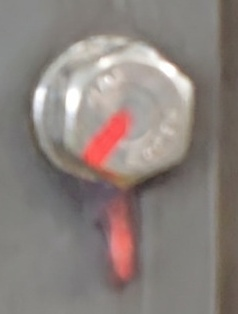
#> input picture data/images/loose/000051_loose_collage_00006_1_2_00006_05_IMG_20260109_104101__loose__ppb__bbox_crop_reviewed_v2__v08_joint_006.jpg, 238 x 314 px
$ python -i color_marking_detector.py   (imports and definitions only)
#> lines starting #> are read from the running program, lines starting #| are printed output that depends on the picture; after the words box and inside, x2 and y2 are one past the last pixel; in counts of white or black regions, pixels touching at a corner belong together
#!/usr/bin/env python3
"""
Color-prior bolt marking detector.

This baseline does not use SAM3 to segment the red anti-loosening mark. It
extracts red paint with conservative color rules, then classifies the mark
geometry as normal / loose / unknown.
"""

from __future__ import annotations

import argparse
import json
import math
from dataclasses import dataclass, asdict
from pathlib import Path
from typing import Dict, List, Literal, Optional, Tuple

import cv2
import numpy as np
import pandas as pd
from scipy.ndimage import distance_transform_edt
from skimage.morphology import skeletonize
from sklearn.metrics import classification_report, confusion_matrix


Label = Literal["normal", "loose", "unknown"]


@dataclass
class ColorDetectionResult:
    image_id: str
    prediction: Label
    confidence: float
    red_mask: Optional[np.ndarray] = None
    cleaned_mask: Optional[np.ndarray] = None
    features: Optional[Dict] = None
    error: Optional[str] = None
    true_label: Optional[str] = None


class ColorMarkingDetector:
    """Detect red marking lines using color and simple geometry."""

    def __init__(
        self,
        min_area_ratio: float = 0.00025,
        min_area_px: int = 25,
        min_component_area: int = 10,
    ):
        self.min_area_ratio = min_area_ratio
        self.min_area_px = min_area_px
        self.min_component_area = min_component_area

    def segment_red_mark(self, image_bgr: np.ndarray) -> Tuple[np.ndarray, np.ndarray]:
        """Return raw and cleaned binary red masks."""
        hsv = cv2.cvtColor(image_bgr, cv2.COLOR_BGR2HSV)
        lab = cv2.cvtColor(image_bgr, cv2.COLOR_BGR2LAB)
        b, g, r = cv2.split(image_bgr)

        # Hue wraps around for red. Keep saturation/value thresholds moderate
        # because the paint can be dark, scratched, or overexposed.
        red_low = cv2.inRange(hsv, np.array([0, 35, 25]), np.array([14, 255, 255]))
        red_high = cv2.inRange(hsv, np.array([165, 35, 25]), np.array([179, 255, 255]))
        hsv_mask = cv2.bitwise_or(red_low, red_high)

        # Complement HSV with channel-excess tests. This catches dull red paint
        # whose hue becomes unstable on reflective metal.
        rg_excess = (r.astype(np.int16) - g.astype(np.int16)) > 18
        rb_excess = (r.astype(np.int16) - b.astype(np.int16)) > 12
        red_dominant = (r > 55) & rg_excess & rb_excess

        # LAB a-channel is high for red/magenta. It is useful on low-saturation
        # crops where HSV alone misses thin paint.
        a_channel = lab[:, :, 1]
        lab_red = (a_channel > 145) & (r > 45) & (r.astype(np.int16) > g.astype(np.int16) + 10)

        raw = ((hsv_mask > 0) | red_dominant | lab_red).astype(np.uint8)

        # Remove tiny sensor/color specks, then reconnect small gaps in a thin
        # marking stroke without growing it into the metal texture.
        kernel_small = cv2.getStructuringElement(cv2.MORPH_ELLIPSE, (3, 3))
        cleaned = cv2.morphologyEx(raw, cv2.MORPH_OPEN, kernel_small)
        cleaned = cv2.morphologyEx(cleaned, cv2.MORPH_CLOSE, kernel_small)

        # A short directional-agnostic dilation helps broken paint strokes remain
        # measurable as a single geometric object while preserving disconnected
        # loose marks at larger gaps.
        cleaned = cv2.dilate(cleaned, kernel_small, iterations=1)
        cleaned = cv2.morphologyEx(cleaned, cv2.MORPH_CLOSE, kernel_small)

        cleaned = self._filter_components(cleaned)
        return raw, cleaned

    def _filter_components(self, mask: np.ndarray) -> np.ndarray:
        n, labels, stats, _ = cv2.connectedComponentsWithStats(mask.astype(np.uint8), 8)
        out = np.zeros_like(mask, dtype=np.uint8)
        for idx in range(1, n):
            area = int(stats[idx, cv2.CC_STAT_AREA])
            if area >= self.min_component_area:
                out[labels == idx] = 1
        return out

    @staticmethod
    def _pca(points_xy: np.ndarray) -> Dict:
        if len(points_xy) < 3:
            return {
                "angle": 0.0,
                "linearity": 0.0,
                "center": points_xy.mean(axis=0).tolist() if len(points_xy) else [0.0, 0.0],
                "major": 0.0,
                "minor": 0.0,
            }
        center = points_xy.mean(axis=0)
        centered = points_xy - center
        cov = np.cov(centered.T)
        vals, vecs = np.linalg.eigh(cov)
        order = np.argsort(vals)[::-1]
        vals = vals[order]
        vec = vecs[:, order[0]]
        angle = math.atan2(float(vec[1]), float(vec[0]))
        denom = float(vals[0] + vals[1] + 1e-8)
        return {
            "angle": angle,
            "linearity": float(vals[0] / denom),
            "center": center.tolist(),
            "major": float(math.sqrt(max(vals[0], 0.0))),
            "minor": float(math.sqrt(max(vals[1], 0.0))),
        }

    @staticmethod
    def _angle_diff(a: float, b: float) -> float:
        diff = abs(a - b) % math.pi
        return float(min(diff, math.pi - diff))

    def compute_features(self, mask: np.ndarray, image_shape: Tuple[int, int, int]) -> Dict:
        h, w = image_shape[:2]
        image_area = h * w
        red_area = int(mask.sum())
        min_area = max(self.min_area_px, int(image_area * self.min_area_ratio))

        features: Dict = {
            "image_h": h,
            "image_w": w,
            "red_area": red_area,
            "red_area_ratio": float(red_area / max(image_area, 1)),
            "min_area": min_area,
            "has_mark": red_area >= min_area,
            "component_count": 0,
            "significant_component_count": 0,
            "global_linearity": 0.0,
            "global_angle": 0.0,
            "largest_component_area": 0,
            "perpendicular_offset": 0.0,
            "parallel_gap": 0.0,
            "top2_angle_difference": 0.0,
            "skeleton_length": 0,
            "endpoint_count": 0,
            "max_gap_inside_bbox": 0.0,
        }
        if not features["has_mark"]:
            return features

        n, labels, stats, centroids = cv2.connectedComponentsWithStats(mask.astype(np.uint8), 8)
        components: List[Dict] = []
        for idx in range(1, n):
            area = int(stats[idx, cv2.CC_STAT_AREA])
            if area < self.min_component_area:
                continue
            ys, xs = np.where(labels == idx)
            points = np.column_stack([xs, ys]).astype(np.float32)
            pca = self._pca(points)
            components.append({
                "idx": idx,
                "area": area,
                "bbox": [
                    int(stats[idx, cv2.CC_STAT_LEFT]),
                    int(stats[idx, cv2.CC_STAT_TOP]),
                    int(stats[idx, cv2.CC_STAT_WIDTH]),
                    int(stats[idx, cv2.CC_STAT_HEIGHT]),
                ],
                "centroid": [float(centroids[idx][0]), float(centroids[idx][1])],
                **pca,
            })
        components.sort(key=lambda x: x["area"], reverse=True)

        features["component_count"] = len(components)
        features["significant_component_count"] = sum(
            c["area"] >= max(self.min_component_area, red_area * 0.06) for c in components
        )
        features["largest_component_area"] = components[0]["area"] if components else 0
        features["components"] = components[:8]

        ys, xs = np.where(mask > 0)
        points = np.column_stack([xs, ys]).astype(np.float32)
        global_pca = self._pca(points)
        features["global_linearity"] = global_pca["linearity"]
        features["global_angle"] = global_pca["angle"]

        skeleton = skeletonize(mask > 0).astype(np.uint8)
        features["skeleton_length"] = int(skeleton.sum())
        kernel = np.array([[1, 1, 1], [1, 10, 1], [1, 1, 1]], dtype=np.uint8)
        neighbors = cv2.filter2D(skeleton, -1, kernel)
        features["endpoint_count"] = int((neighbors == 11).sum())

        if components:
            x, y, bw, bh = components[0]["bbox"]
            pad = 3
            y0, y1 = max(0, y - pad), min(h, y + bh + pad)
            x0, x1 = max(0, x - pad), min(w, x + bw + pad)
            bbox_mask = mask[y0:y1, x0:x1]
            if bbox_mask.size:
                dist = distance_transform_edt(bbox_mask == 0)
                features["max_gap_inside_bbox"] = float(dist.max())

        if len(components) >= 2:
            c1, c2 = components[0], components[1]
            angle = global_pca["angle"]
            axis = np.array([math.cos(angle), math.sin(angle)], dtype=np.float32)
            normal = np.array([-axis[1], axis[0]], dtype=np.float32)
            p1 = np.array(c1["centroid"], dtype=np.float32)
            p2 = np.array(c2["centroid"], dtype=np.float32)
            delta = p2 - p1
            features["perpendicular_offset"] = float(abs(np.dot(delta, normal)))
            features["parallel_gap"] = float(abs(np.dot(delta, axis)))
            features["top2_angle_difference"] = self._angle_diff(c1["angle"], c2["angle"])

        return features

    def classify(self, features: Dict) -> Tuple[Label, float]:
        if not features.get("has_mark", False):
            return "unknown", 0.88

        min_dim = min(features["image_h"], features["image_w"])
        red_area = features["red_area"]
        significant = features["significant_component_count"]
        linearity = features["global_linearity"]
        endpoint_count = features["endpoint_count"]
        perp = features["perpendicular_offset"]
        angle_diff = features["top2_angle_difference"]

        # Very tiny red residue is more likely noise than a usable mark.
        if red_area < max(features["min_area"] * 1.8, 45):
            return "unknown", 0.72

        # A single SAM/color-supported stroke with two clean endpoints is a
        # continuous marking candidate. Do not call it loose only because the
        # paint blob is not perfectly straight.
        if significant <= 1 and endpoint_count <= 4:
            return "normal", min(0.86, 0.62 + max(linearity, 0.0) * 0.18)

        # Disconnected or misaligned red strokes are the main loose signal.
        if significant >= 2:
            if perp > max(10.0, 0.035 * min_dim):
                return "loose", min(0.92, 0.62 + perp / max(min_dim, 1))
            if angle_diff > math.radians(28):
                return "loose", 0.78

        if significant >= 3 and linearity < 0.82:
            return "loose", 0.72

        if endpoint_count >= 6 and linearity < 0.86:
            return "loose", 0.66

        # A coherent linear red trace is considered normal, even if the paint is
        # broken into two close aligned components.
        if linearity >= 0.78:
            return "normal", min(0.9, 0.58 + (linearity - 0.78))

        # Low-linearity red blobs are usable marks but suspicious.
        return "loose", 0.58

    def detect(self, image_bgr: np.ndarray, image_id: str = "") -> ColorDetectionResult:
        try:
            raw, cleaned = self.segment_red_mark(image_bgr)
            features = self.compute_features(cleaned, image_bgr.shape)
            prediction, confidence = self.classify(features)
            return ColorDetectionResult(
                image_id=image_id,
                prediction=prediction,
                confidence=confidence,
                red_mask=raw,
                cleaned_mask=cleaned,
                features=features,
            )
        except Exception as exc:
            return ColorDetectionResult(
                image_id=image_id,
                prediction="unknown",
                confidence=0.0,
                features={},
                error=str(exc),
            )


# [148 lines left out: functions visualize_result, evaluate, _save_confusion_matrix, main, not called in this run]


# [2 lines not run here, left out]

>>> import cv2
>>> picture = cv2.imread('../data/images/loose/000051_loose_collage_00006_1_2_00006_05_IMG_20260109_104101__loose__ppb__bbox_crop_reviewed_v2__v08_joint_006.jpg')
#> picture is the input picture: shape (314, 238, 3); mean B, G, R 125, 129.6, 139.1
>>> result = ColorMarkingDetector().detect(picture)
#> in segment_red_mark, `red_low = cv2.inRange(hsv, np.array([0, 35, 25]), np.array([14, 255, 2..`:
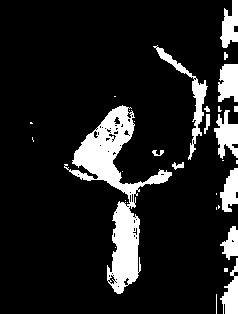
#> red_low: shape (314, 238); 12.9% white; 31 white regions (16 under 20 px), largest, box (x1, y1, x2, y2) and area: (64, 105, 172, 294) 5178, (153, 45, 208, 160) 852, (214, 110, 238, 159) 673
#> in segment_red_mark, `rb_excess = (r.astype(np.int16) - b.astype(np.int16)) > 12`:
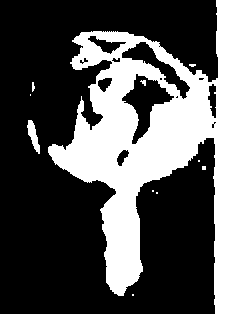
#> rb_excess: shape (314, 238) bool; 33.7% white; 11 white regions (7 under 20 px), largest, box (x1, y1, x2, y2) and area: (48, 0, 238, 314) 24870, (27, 120, 40, 154) 213, (140, 80, 146, 86) 22, (32, 82, 35, 92) 22
#> in segment_red_mark, `a_channel = lab[:, :, 1]`:
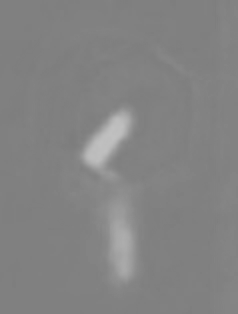
#> a_channel: shape (314, 238); min 124, max 193, mean 130.9
#> in _filter_components, `n, labels, stats, _ = cv2.connectedComponentsWithStats(mask.astype(np...`:
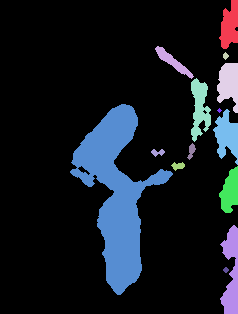
#> labels: shape (314, 238) int32; 15 distinct labels, from 0 to 14; one colour per label, 0 black
#> in _filter_components, `n, labels, stats, _ = cv2.connectedComponentsWithStats(mask.astype(np...`: n = 15; stats = 15 rows, first 6: [0, 0, 238, 314, 62276], [219, 0, 19, 49, 644], [155, 46, 39, 33, 348], [223, 52, 6, 8, 30], [217, 63, 21, 50, 744], [191, 78, 20, 64, 754]
#> the loop in _filter_components, `for idx in range(1, n):` made 14 passes
#> area on passes 1, 2, 3, 4, 5, 6, 8, 9: 644, 348, 30, 744, 754, 7308, 802, 77
#> in compute_features, `red_area = int(mask.sum())`: red_area = 12456
#> in compute_features, `n, labels, stats, centroids = cv2.connectedComponentsWithStats(mask.as..`: n = 15; centroids = 15 rows, first 8: [110.5, 153.6], [229.3, 25.35], [172.4, 61.39], [225.2, 55.5], [228.3, 83.45], [199.5, 107.8], [115.8, 193.6], [219, 110]
#> the loop in compute_features, `for idx in range(1, n):` made 14 passes
#> (area, center in _pca, cov in _pca, vals in _pca, vecs in _pca, angle in _pca, denom in _pca) on passes 1 to 3: (644, [229.3, 25.35], [[23.62, -21.11], [-21.11, 150.5]], [154, 20.2], [[-0.987, -0.16], [-0.16, 0.987]], 1.73, 174.2), (348, [172.4, 61.39], [[102.1, 76.89], [76.89, 66.36]], [163.1, 5.28], [[0.622, -0.783], [-0.783, -0.622]], -2.47, 168.4), (30, [225.2, 55.5], [[2.1, -8.33e-17], [-8.33e-17, 3.02]], [3.02, 2.1], [[1, 0], [0, 1]], 1.57, 5.11)
#> after the loop in compute_features, `for idx in range(1, n):`: components = 14 items
#> in compute_features, `ys, xs = np.where(mask > 0)`: ys = 12456 values from 0 to 313; xs = 12456 values, max 237 at index 6, min 70 at index 6203, mean 158.3
#> in compute_features, `points = np.column_stack([xs, ys]).astype(np.float32)`: points = 12456 pairs, first value 70 to 237, second value 0 to 313
#> in compute_features, `global_pca = self._pca(points)`: global_pca = {'angle': 1.97, 'linearity': 0.688, 'center': [158.3, 170.8], 'major': 73.59, 'minor': 49.57}
#> in compute_features, `neighbors = cv2.filter2D(skeleton, -1, kernel)`:
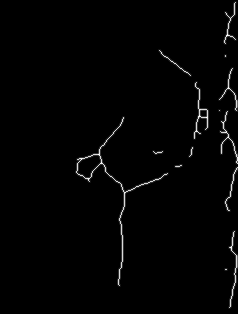
#> neighbors: shape (314, 238); min 0, max 14, mean 0.185; drawn with min black and max white
#> in compute_features, `x, y, bw, bh = components[0]["bbox"]`: x = 70; y = 104; bw = 103; bh = 191
#> in compute_features, `y0, y1 = max(0, y - pad), min(h, y + bh + pad)`: y0 = 101; y1 = 298
#> in compute_features, `x0, x1 = max(0, x - pad), min(w, x + bw + pad)`: x0 = 67; x1 = 176
#> in compute_features, `bbox_mask = mask[y0:y1, x0:x1]`:
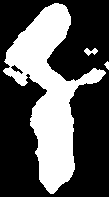
#> bbox_mask: shape (197, 109); values 0 (black) and 1 (white), 34.4% white; 3 white regions, box (x1, y1, x2, y2) and area: (3, 3, 106, 194) 7308, (84, 48, 98, 56) 63, (104, 61, 109, 70) 26
#> in compute_features, `dist = distance_transform_edt(bbox_mask == 0)`:
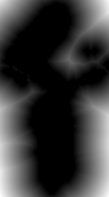
#> dist: shape (197, 109) float64; min 0, max 42.54, mean 9.4; drawn with min black and max white
#> in compute_features, `angle = global_pca["angle"]`: angle = 1.97
#> in compute_features, `axis = np.array([math.cos(angle), math.sin(angle)], dtype=np.float32)`: axis = [-0.389, 0.921]
#> in compute_features, `normal = np.array([-axis[1], axis[0]], dtype=np.float32)`: normal = [-0.921, -0.389]
#> in compute_features, `p1 = np.array(c1["centroid"], dtype=np.float32)`: p1 = [115.8, 193.6]
#> in compute_features, `p2 = np.array(c2["centroid"], dtype=np.float32)`: p2 = [231, 272.2]
#> in compute_features, `delta = p2 - p1`: delta = [115.2, 78.58]
#> in detect, `features = self.compute_features(cleaned, image_bgr.shape)`: features = 18 items
#> in classify, `min_dim = min(features["image_h"], features["image_w"])`: min_dim = 238
#> in classify, `red_area = features["red_area"]`: red_area = 12456
#> in classify, `significant = features["significant_component_count"]`: significant = 4
#> in classify, `linearity = features["global_linearity"]`: linearity = 0.688
#> in classify, `endpoint_count = features["endpoint_count"]`: endpoint_count = 36
#> in classify, `perp = features["perpendicular_offset"]`: perp = 136.7
#> in classify, `angle_diff = features["top2_angle_difference"]`: angle_diff = 0.118
#> in detect, `prediction, confidence = self.classify(features)`: prediction = 'loose'; confidence = 0.92

$ run again, on data/images/loose/000157_loose_collage_00032_0_0_00032_00_IMG_20260109_104153__loose__rpb__bbox_crop_reviewed_v4_multi_bbox__v01_joint_001.jpg
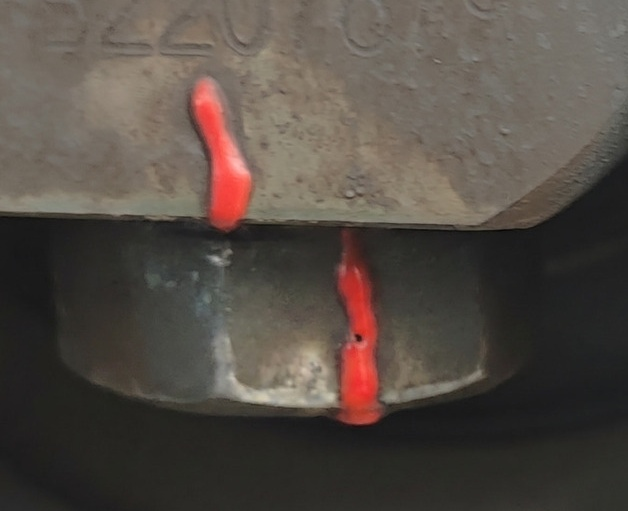
#> input picture data/images/loose/000157_loose_collage_00032_0_0_00032_00_IMG_20260109_104153__loose__rpb__bbox_crop_reviewed_v4_multi_bbox__v01_joint_001.jpg, 628 x 511 px
#> picture is the input picture: shape (511, 628, 3); mean B, G, R 69.1, 76.1, 84.5
#> hsv: shape (511, 628, 3); mean H, S, V 24.2, 37.2, 84.7
#> lab: shape (511, 628, 3); mean of channels 0, 1, 2 82.8, 130, 133.5
#> red_low: shape (511, 628); 11.7% white; 537 white regions (382 under 20 px), largest, box (x1, y1, x2, y2) and area: (148, 0, 264, 237) 10307, (312, 222, 394, 428) 10273, (498, 191, 545, 230) 844
#> red_high: shape (511, 628); 0.07% white in thin lines or dots, all inside (x1, y1, x2, y2) = (64, 222, 377, 430)
#> hsv_mask: shape (511, 628); 11.8% white; 536 white regions (381 under 20 px), largest, box (x1, y1, x2, y2) and area: (312, 222, 394, 430) 10491, (148, 0, 264, 237) 10318, (498, 191, 545, 230) 844
#> rg_excess: shape (511, 628) bool; 4.3% white; 8 white regions (5 under 20 px), largest, box (x1, y1, x2, y2) and area: (334, 228, 385, 427) 7491, (187, 74, 259, 233) 6393, (192, 30, 202, 38) 28
#> rb_excess: shape (511, 628) bool; 48.5% white; 16 white regions (12 under 20 px), largest, box (x1, y1, x2, y2) and area: (0, 0, 610, 428) 152519, (90, 316, 154, 398) 3039, (592, 64, 596, 80) 56, (176, 404, 186, 408) 27
#> red_dominant: shape (511, 628) bool; 4.3% white; 8 white regions (5 under 20 px), largest, box (x1, y1, x2, y2) and area: (334, 228, 385, 426) 7406, (187, 74, 259, 233) 6384, (192, 30, 202, 38) 28
#> lab_red: shape (511, 628) bool; 3.3% white; 4 white regions (2 under 20 px), largest, box (x1, y1, x2, y2) and area: (337, 244, 382, 426) 5783, (191, 80, 253, 231) 4889
#> raw: shape (511, 628); values 0 (black) and 1 (white), 11.8% white; 536 white regions (381 under 20 px), largest, box (x1, y1, x2, y2) and area: (312, 222, 394, 430) 10491, (148, 0, 264, 237) 10327, (498, 191, 545, 230) 844
#> in _filter_components, `n, labels, stats, _ = cv2.connectedComponentsWithStats(mask.astype(np...`: n = 197; stats = 197 rows, first 6: [0, 0, 628, 511, 279314], [18, 0, 63, 43, 1051], [124, 0, 21, 12, 163], [140, 0, 37, 26, 373], [163, 0, 59, 42, 789], [217, 0, 7, 5, 27]
#> the loop in _filter_components, `for idx in range(1, n):` made 196 passes
#> area on passes 1 to 3: 1051, 163, 373
#> red_area = 41585
#> in compute_features, `n, labels, stats, centroids = cv2.connectedComponentsWithStats(mask.as..`:
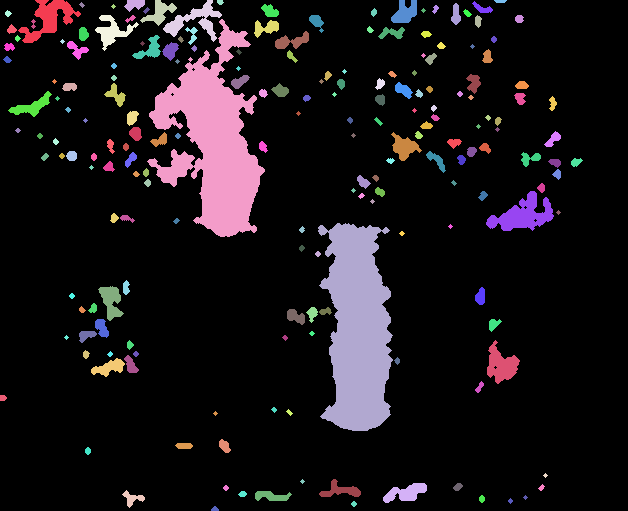
#> labels: shape (511, 628) int32; 196 distinct labels, from 0 to 195; one colour per label, 0 black
#> in compute_features, `n, labels, stats, centroids = cv2.connectedComponentsWithStats(mask.as..`: n = 196; stats = 196 rows, first 6: [0, 0, 628, 511, 279323], [18, 0, 63, 43, 1051], [124, 0, 21, 12, 163], [140, 0, 37, 26, 373], [163, 0, 59, 42, 789], [217, 0, 7, 5, 27]; centroids = 196 pairs, first value 2.56 to 575.7, second value 0.879 to 508.6
#> the loop in compute_features, `for idx in range(1, n):` made 195 passes
#> (area, center in _pca, cov in _pca, vals in _pca, vecs in _pca, angle in _pca, denom in _pca) on passes 1 to 3: (1051, [48.67, 18.13], [[189.1, -87.49], [-87.49, 134.4]], [253.4, 70.11], [[-0.592, -0.806], [-0.806, 0.592]], 2.51, 323.5), (163, [134.1, 4.09], [[29.18, -4.36], [-4.36, 7.57]], [30.03, 6.73], [[-0.191, -0.982], [-0.982, 0.191]], 2.95, 36.75), (373, [159.1, 12.18], [[60.77, -24.96], [-24.96, 39.52]], [77.27, 23.02], [[-0.552, -0.834], [-0.834, 0.552]], 2.56, 100.3)
#> skeleton: shape (511, 628); values 0 (black) and 1 (white), 0.9% white in thin lines or dots
#> bbox_mask: shape (224, 124); values 0 (black) and 1 (white), 48.9% white; 25 white regions (7 under 20 px), largest, box (x1, y1, x2, y2) and area: (3, 3, 121, 221) 11691, (19, 0, 57, 21) 305, (0, 19, 17, 42) 225
#> in compute_features, `dist = distance_transform_edt(bbox_mask == 0)`:
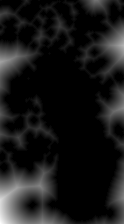
#> dist: shape (224, 124) float64; min 0, max 34.13, mean 3.3; drawn with min black and max white
